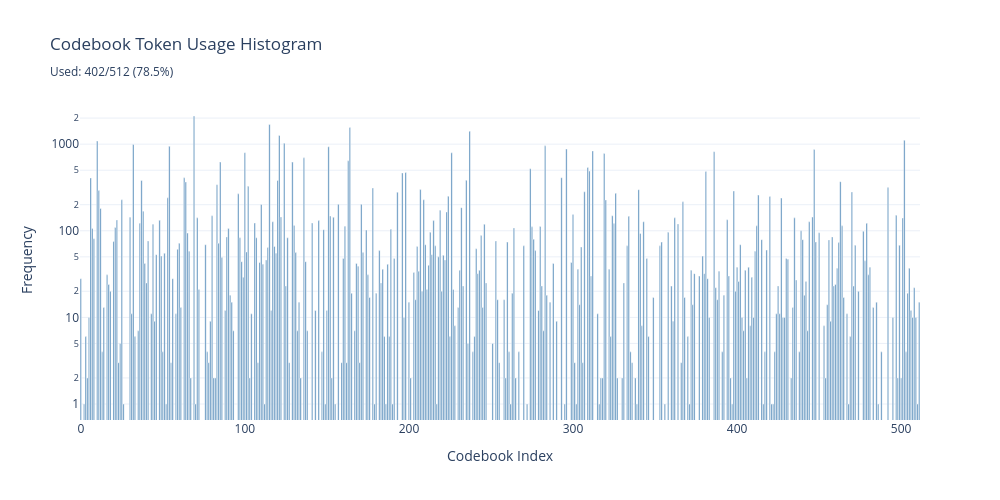

The cell this chart's notebook holds for it:
### Code cell
def plot_token_frequency_histogram(codebook_stats, num_codes):
    """create histogram of token/code usage frequencies."""
    code_counts = codebook_stats["code_counts"]
    
    fig = go.Figure()
    
    ### bar chart of code frequencies
    fig.add_trace(go.Bar(
        x=np.arange(num_codes),
        y=code_counts,
        marker_color='steelblue',
        name='Frequency'
    ))
    
    fig.update_layout(
        title=f"Codebook Token Usage Histogram<br><sub>Used: {codebook_stats['used_codes']}/{num_codes} ({codebook_stats['usage_percentage']:.1f}%)</sub>",
        xaxis_title="Codebook Index",
        yaxis_title="Frequency",
        yaxis_type="log",
        template="plotly_white",
        width=1000,
        height=500
    )
    
    fig.show()
    fig.write_html(OUTPUT_DIR / "codebook_frequency_histogram.html")

plot_token_frequency_histogram(codebook_stats, num_codes)

### Figure 1 — Plotly figure (JSON) as saved in the notebook; plotly's stock layout.template omitted (floating-point values rounded to 4 significant figures; data arrays with more than 128 entries replaced by an {"elided": "..."} marker saying what was removed)
{"data": [{"marker": {"color": "steelblue"}, "name": "Frequency", "type": "bar", "x": {"elided": "512 int values"}, "y": {"elided": "512 int values"}}], "layout": {"height": 500, "title": {"text": "Codebook Token Usage Histogram<br><sub>Used: 402/512 (78.5%)</sub>"}, "width": 1000, "xaxis": {"title": {"text": "Codebook Index"}}, "yaxis": {"title": {"text": "Frequency"}, "type": "log"}}}
